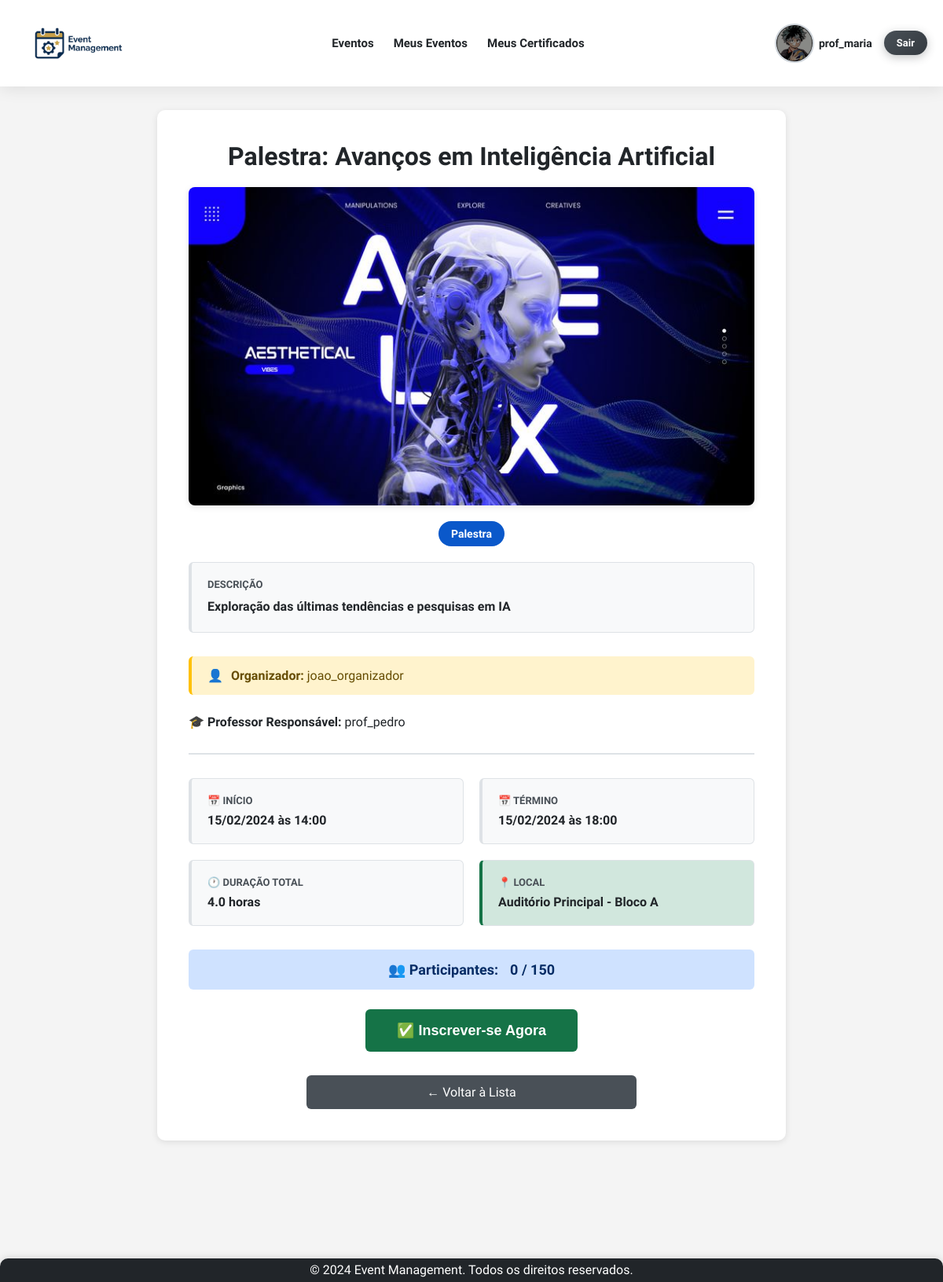
Screenshot of /event/38/ (signed in) with the database file from the repository.
### app/models.py (models this page shows, shortened)
class UserRegister(AbstractBaseUser):
    type_user_choices = [
        ('Estudante', 'Estudante'),
        ('Professor', 'Professor'),
        ('Organizador', 'Organizador'),
    ]
    username = models.CharField(max_length=150, unique=True)
    email = models.EmailField(unique=True)
    name = models.CharField(max_length=150)
    phone = models.CharField(max_length=20, blank=True, null=True)
    institution = models.CharField(max_length=150, blank=True, null=True)
    user_type = models.CharField(max_length=20, choices=type_user_choices, default ='Estudante', verbose_name="Tipo de Usuário")
    image = models.ImageField(upload_to='usuarios/', null=True, blank=True)
    USERNAME_FIELD = 'username' # Define 'username' como o campo usado para login.
    REQUIRED_FIELDS = ['email', 'name'] # Define os campos obrigatórios na criação de usuário (além de USERNAME_FIELD e password).
    objects = UserRegisterManager() # Associa o Manager customizado ao modelo.
    class Meta:
        db_table = 'user_register'
        ordering = ['username']
        verbose_name = 'Registro de Usuário'
        verbose_name_plural = 'Registros de Usuário'
    def __str__(self):
        return self.username

class Event(models.Model):
    event_type_choices = [
        ('Palestra', 'Palestra'),
        ('Workshop', 'Workshop'),
        ('Seminário', 'Seminário'),
        ('Curso', 'Curso'),
        ('Congresso', 'Congresso'),
        ('Simpósio', 'Simpósio'),
        ('Fórum', 'Fórum'),
        ('Mesa Redonda', 'Mesa Redonda'),
    ]
    title = models.CharField(max_length=200, verbose_name="Título")
    description = models.TextField(verbose_name="Descrição")
    image = models.ImageField(
        upload_to='eventos/',
        verbose_name='Imagem do Evento',
        null=True,
        blank=True
    )
    initial_date = models.DateField(default= '9999-12-31', verbose_name="Data de Início")
    final_date = models.DateField(default='9999-12-31', verbose_name="Data Final")
    location = models.CharField(max_length=200, verbose_name="Local")
    max_capacity = models.IntegerField(verbose_name="Capacidade Máxima")
    creator = models.ForeignKey(
        settings.AUTH_USER_MODEL,
        on_delete=models.CASCADE,
        related_name='created_events', # Relacionamento reverso para eventos criados pelo usuário.
        null=True,
        blank=True,
        verbose_name="Criador"
    )
    professor = models.ForeignKey(
        settings.AUTH_USER_MODEL,
        on_delete=models.SET_NULL,  # Mantém o evento se o professor for deletado (o campo será nulo).
        null=True,
        blank=True,
        verbose_name="Professor Responsável",
        related_name="instructed_events",
        limit_choices_to={'user_type': 'Professor'} # Limita as opções de escolha no admin/formulário.
    )
    event_type = models.CharField(max_length=20, choices=event_type_choices, default='Palestra', verbose_name="Tipo de Evento")
    event_start = models.TimeField(null=False, blank=True, verbose_name="Horario de Início")
    event_end = models.TimeField(null=False, blank=True, verbose_name="Horario de Término")
    participants = models.ManyToManyField(
        settings.AUTH_USER_MODEL,
        through='EventParticipant', # Define que a relação M2M será gerenciada pelo modelo EventParticipant.
        through_fields=('event', 'participant'),
        related_name='attended_events', # Relacionamento reverso para eventos que o usuário participa.
        blank=True,
        verbose_name="Participantes"
    )
    class Meta:
        db_table = 'event'
        ordering = ['initial_date']
        verbose_name = 'Evento'
        verbose_name_plural = 'Eventos'
    @property
    def calculated_duration_hours(self):
        start_datetime = datetime.combine(self.initial_date, self.event_start)
        final_datetime = datetime.combine(self.final_date, self.event_end)
        duration = final_datetime - start_datetime
        return round(duration.total_seconds() / 3600, 1) # Calcula a duração total em horas.
    @property
    def current_participants_count(self):
        return self.participants.count() # Retorna a contagem atual de participantes.
    @property
    def is_full(self):
        return self.current_participants_count >= self.max_capacity # Verifica se a capacidade máxima foi atingida.

### app/views.py (the view)
# urls.py: path('event/<int:pk>/', views.event_detail, name='event_detail'),
def event_detail(request, pk):
    event = get_object_or_404(Event, pk=pk) # Busca o evento ou retorna 404.
    context = {
        'event': event,
        'is_registered': request.user.is_authenticated and event.participants.filter(pk=request.user.pk).exists() # Verifica se o usuário logado está inscrito no evento.
    }
    return render(request, 'event/event_detail.html', context)

### app/templates/event/event_detail.html (shortened to what this page needs)
{% extends 'base.html' %}
{% block content %}
<div class="event-detail-container">
    <h2>{{ event.title }}</h2>
    {% if event.image %}
        <img src="{{ event.image.url }}" alt="Imagem de {{ event.title }}" class="event-image">
    {% endif %}
    <div style="text-align: center; margin-bottom: 20px;">
        <span class="event-type-badge">{{ event.event_type }}</span>
    </div>
    <div class="event-info-grid">
        <div class="event-info-card description-card">
            <div class="event-info-label">
                Descrição
            </div>
            <div class="event-info-value description-content">
                {{ event.description }}
            </div>
        </div>
    </div>
    {% if event.creator %}
    <div class="event-creator-info">
        <span>👤</span>
        <span><strong>Organizador:</strong> {{ event.creator.username }}</span>
    </div>
    {% endif %}
    {% if event.professor %}
    <div class="event-professor-info">
        <span>🎓</span>
        <span><strong>Professor Responsável:</strong> {{ event.professor }}</span>
    </div>
    {% endif %}
    <hr>
    <div class="event-info-grid">
        <div class="event-info-card">
            <div class="event-info-label">
                📅 Início
            </div>
            <div class="event-info-value">
                {{ event.initial_date|date:"d/m/Y" }} às {{ event.event_start|date:"H:i" }}
            </div>
        </div>
        <div class="event-info-card">
            <div class="event-info-label">
                📅 Término
            </div>
            <div class="event-info-value">
                {{ event.final_date|date:"d/m/Y" }} às {{ event.event_end|date:"H:i" }}
            </div>
        </div>
        <div class="event-info-card">
            <div class="event-info-label">
                🕐 Duração Total
            </div>
            <div class="event-info-value">
                {{ event.calculated_duration_hours }} horas
            </div>
        </div>
        <div class="event-info-card highlight">
            <div class="event-info-label">
                📍 Local
            </div>
            <div class="event-info-value">
                {{ event.location }}
            </div>
        </div>
    </div>
    <div class="event-capacity {% if event.is_full %}full{% endif %}">
        <span>👥 Participantes:</span>
        <span>{{ event.participants.count }} / {{ event.max_capacity }}</span>
    </div>
    <form method="post" action="{% url 'toggle_registration' pk=event.pk %}" class="registration-form">
        {% if user.is_authenticated %}
            {% if user in event.participants.all %}
                <button type="submit" class="btn-unsubscribe">❌ Cancelar Inscrição</button>
            {% elif event.is_full %}
                <button type="button" class="btn-full" disabled>🚫 EVENTO LOTADO</button>
            {% elif user.user_type != 'Organizador' %}
                <button type="submit" class="btn-subscribe">✅
 Inscrever-se Agora</button>
            {% endif %}
        {% else %}
            <div class="login-message">
                🔒 Faça <a href="{% url 'login' %}">login</a> para se inscrever neste evento.
            </div>
        {% endif %}
        </form>
    <a href="{% url 'event_list' %}" class="back-link">← Voltar à Lista</a>
</div>
{% endblock %}

### app/templates/base.html (shortened to what this page needs)
{% load static %}
<!DOCTYPE html>
<html lang="pt-br">
<head>
    <link rel="stylesheet" type="text/css" href="{% static 'css/style.css' %}">
</head>
<body>
    <header class="header">
        {% block header %}
        <nav>
            <div class="nav-brand">
                <a href="{% url 'home' %}"><img class="logo" src="{% static 'img/logo.png' %}" alt="logo do sistema de Gerenciamento de Eventos"></a>
            </div>
            <ul class="nav-menu">
                <li><a id="event_button" href="{% url 'event_list' %}">Eventos</a></li>
                {% if user.is_authenticated %}
                    <li>
                        <a href="{% url 'event_subscribed' %}">Meus Eventos</a>
                    </li>
                    <li>
                        <a href="{% url 'certificate_list' %}">Meus Certificados</a>
                    </li>
                {% endif %}
            </ul>
            <div class="user-actions">
                {% if user.is_authenticated %}
                    <a class="profile-link" href="{% url 'profile' %}">
                        {% if user.image %}
                            <img class="user-avatar-menu" src="{{ user.image.url }}" alt="Avatar de {{ user.username }}">
                        {% else %}
                            <img class="user-avatar-menu" src="{% static 'img/default-avatar.jpg' %}" alt="Avatar padrão">
                        {% endif %}
                        <span class="profile-username">{{ user.username }}</span>
                    </a>
                    <a class="logout-link" href="{% url 'logout' %}">Sair</a>
                {% else %}
                    <a href="{% url 'login' %}">Entrar</a>
                    <a href="{% url 'register' %}">Registro</a>
                {% endif %}
            </div>
        </nav>
        {% endblock %}
    </header>
    <main>
        {% block content %}{% endblock %}
    </main>
    <footer class="footer">
        {% block footer %}
            <p>&copy; 2024 Event Management. Todos os direitos reservados.</p>
        {% endblock %}
    </footer>
</body>
</html>

### rows the page displays
UserRegister: image (picture), username "prof_maria"
Event: title "Palestra: Avanços em Inteligência Artificial", image (picture), event_type "Palestra", description "Exploração das últimas tendências e pesquisas em IA", creator.username "joao_organizador", professor "prof_pedro", initial_date "15/02/2024", event_start "14:00", final_date "15/02/2024", event_end "18:00", calculated_duration_hours "4.0", location "Auditório Principal - Bloco A", participants.count "0", max_capacity "150"
